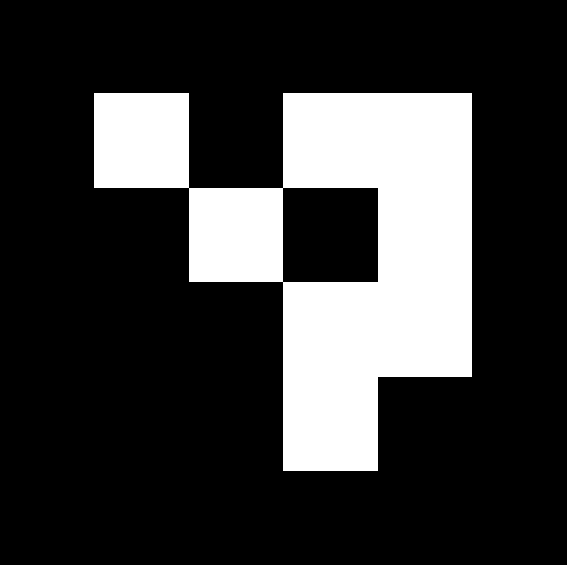
#> input picture security_code_detection/aruco_code_images/Aruco11.png, 567 x 565 px; its folder holds only this picture in this run
$ jupyter execute aruco_code_line_detection.ipynb
#> lines starting #> are read from the running program, lines starting #| are printed output that depends on the picture; after the words box and inside, x2 and y2 are one past the last pixel; in counts of white or black regions, pixels touching at a corner belong together
# **Sesión 4:** Procesamiento de imagenes y extracción de características

## **Librerías**

[cell 1]
import cv2
import os
import matplotlib.pyplot as plt

## **Apartado A:** Detección de lineas rectas
El objetivo de este apartado es la detección de líneas y bordes en las imágenes de la carpeta `data/partA`.
1. **Tarea A.1.** Aplique `cv2.Canny()` a las imágenes de trabajo ajustando los hiperparámetros.
3. **Tarea A.2.** Implemente la función `draw_lines()` para pintar las líneas sobre las imágenes.
4. **Tarea A.3.** Aplique Hough con `cv2.HoughLinesP()` a las imágenes de trabajo para extraer líneas y afine los hiperparámetros.
5. **Problema A.1.** Repita el procedimiento para extraer las líneas de las dos imágenes restantes.

### **NOTA**
Podéis usar el mismo formato de guardado de resultados y nomenclatura que en en las práctica 3 o hacer uso de la funcion `show_image()` del Lab 1. Usad las herramientas con las que os sintáis más cómodos

[cell 2]
# Nos definimos estas funciones auxiliares que nos facilitará algunas tareas más adelante

from rpds import List
import numpy as np

def show_image(img: np.array, img_name: str = "Image"):
    cv2.imshow(img_name, img)  # Mostramos la imagen, poniendole el nombre correspondiente a la ventana desplegada
    cv2.waitKey(0)  # Ponemos una tecla para eliminar la ventana y pasar a la siguiente imagen o terminar la visualización
    cv2.destroyAllWindows()

def load_images(filenames: List) -> List:
    return [cv2.imread(filename) for filename in filenames]

def write_image(output_folder: str, img_name: str, img: np.array):
    img_path = os.path.join(output_folder, img_name)  # creamos el path donde vamos a guardar la imagen
    os.makedirs(output_folder, exist_ok=True)
    cv2.imwrite(img_path, img)  # guardamos la imagen en su correspondiente ubicación

[cell 3]
import glob

imgs_gen_path = 'aruco_code_images/*'
imgs_path = sorted(glob.glob(imgs_gen_path))
imgs = load_images(imgs_path)
#> imgs = 1 item

imgs_path
#> Out = ['aruco_code_images/Aruco11.png']

### **Tarea A.1.** Aplique `cv2.Canny()` a las imágenes de trabajo ajustando los hiperparámetros

[cell 4]
# TODO Apply canny to the images, play with the thresholds to get a good result

edge_imgs = []  # to store the canny edge images for later Hough transform

# 1st image

# Hyperparameters
low_threshold = 30
high_threshold = 180

# get the first image
img = imgs[0]
#> img is the input picture: shape (565, 567, 3); 22.3% white; 1 white region, box (x1, y1, x2, y2) and area: (94, 93, 472, 471) 71537

# Convert to grayscale
gray_img = cv2.cvtColor(img, cv2.COLOR_BGR2GRAY)

# Apply Canny edge detection
edge_img = cv2.Canny(gray_img, low_threshold, high_threshold)
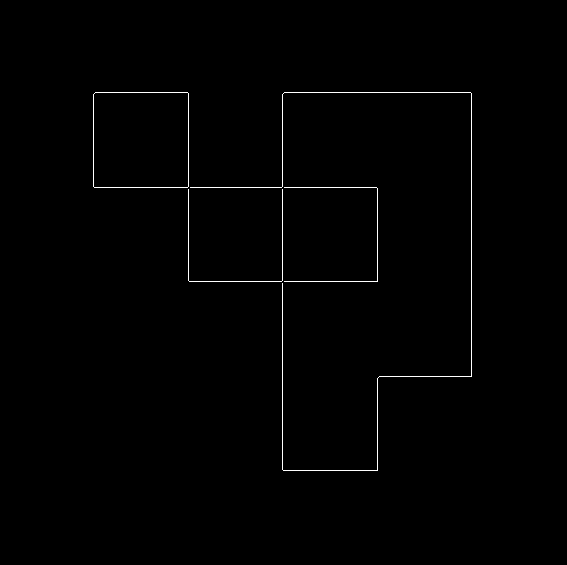
#> edge_img: shape (565, 567); 0.64% white in thin lines or dots, all inside (x1, y1, x2, y2) = (93, 92, 472, 471)

# Store the edge image for later Hough transform
edge_imgs.append(edge_img)

# Display the image or save it as you like
show_image(edge_img, "Canny Edge Image 1")

[cell 5]
# TODO Draw the lines on the images. A line is a tuple of 4 integers (x1, y1, x2, y2) where (x1, y1) and (x2, y2) are the coordinates of the two points of the line.
def draw_lines(img, lines, color, thickness):

    # Iteramos por cada una de las líneas detectadas
    for line in lines:
        # Extraemos las coordenadas x,y de los 2 puntos que definen la línea
        x1, y1, x2, y2 = line[0]
        # Pintamos la línea sobre la imnagen, sobreescribiéndola
        cv2.line(img, (x1, y1), (x2, y2), color, thickness)

[cell 6]
# 1st image

# TODO Apply the hough transform to the images, play with the parameters to get a good result

# Hacemos una copia de las imágenes originales ya que al pintar sobre ellas las estaremos sobreescribiendo
new_imgs1 = load_images(imgs_path)
#> new_imgs1 = 1 item

rho = 1
theta = np.pi/180
threshold = 25
min_line_length = 10
max_line_gap = 10

# Get the edge image
edges1 = edge_imgs[0]

show_image(new_imgs1[0])

# Apply the hough transform
lines = cv2.HoughLinesP(edges1, rho, theta, threshold, minLineLength=min_line_length, maxLineGap=max_line_gap)
#> lines = 14 rows, first 6: [94, 187, 376, 187], [188, 280, 188, 93], [282, 469, 282, 94], [471, 376, 471, 93], [284, 92, 470, 92], [189, 281, 377, 281]

# Draw the lines on the image (on the original image, make sure to get a copy, as draw_lines modifies the image)
draw_lines(new_imgs1[0], lines, (0, 255, 0), 2)
#> the loop in draw_lines, `for line in lines:` made 14 passes
#> (x1, y1, x2, y2) on passes 1 to 12: (94, 187, 376, 187), (188, 280, 188, 93), (282, 469, 282, 94), (471, 376, 471, 93), (284, 92, 470, 92), (189, 281, 377, 281), (377, 280, 377, 188), (379, 376, 470, 376), (93, 186, 93, 94), (283, 470, 377, 470), (377, 437, 378, 377), (134, 92, 187, 92)
#> after the loop in draw_lines, `for line in lines:`:
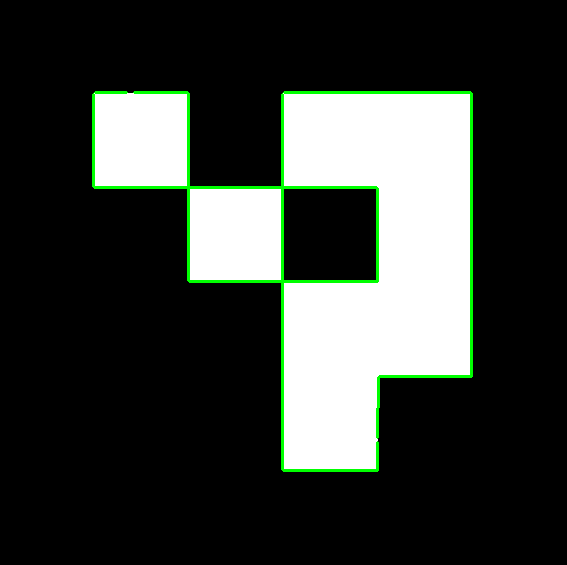
#> img: shape (565, 567, 3); mean B, G, R 54.5, 59.4, 54.5

# Show the image or save it as you like
show_image(new_imgs1[0], "Hough Lines Image 1")
